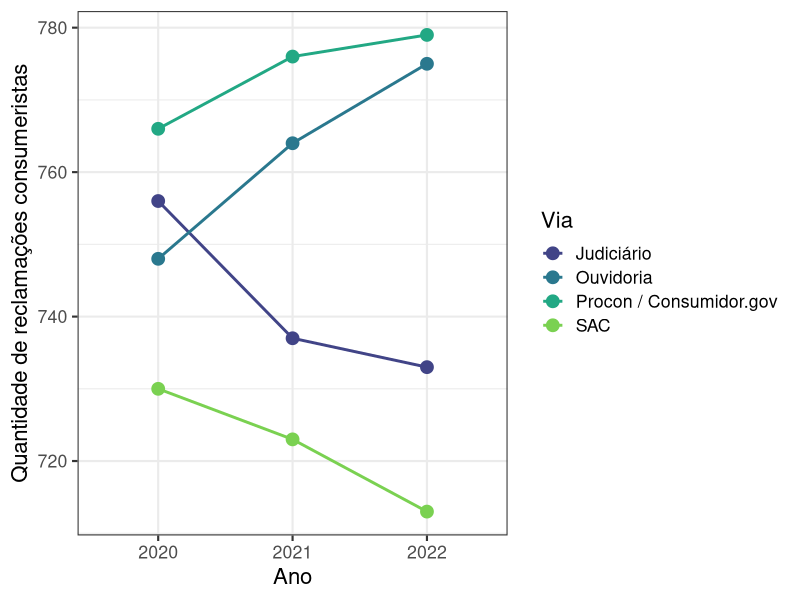
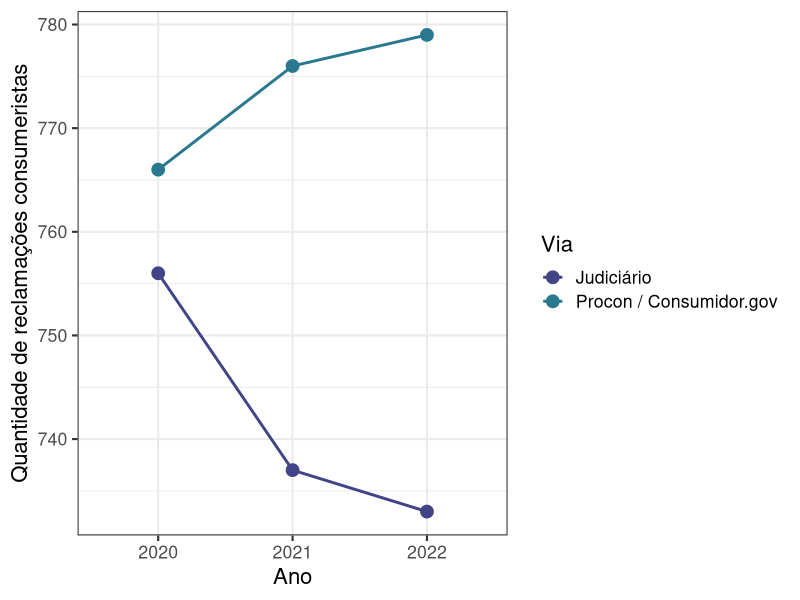

The R source for these figures, in order:
# dados -------------------------------------------------------------------

set.seed(18)
da_ts <- tibble::tibble(
  id = 1:3000,
  a_2020 = sample(c("Procon / Consumidor.gov", "SAC", "Judiciário", "Ouvidoria"), 3000, replace=TRUE),
  a_2021 =  sample(c("Procon / Consumidor.gov", "SAC", "Judiciário", "Ouvidoria"), 3000, replace=TRUE),
  a_2022 =  sample(c("Procon / Consumidor.gov", "SAC", "Judiciário", "Ouvidoria"), 3000, replace=TRUE),
) |>
  tidyr::pivot_longer(cols = dplyr::contains("a_"), names_to = "ano") |>
  dplyr::mutate(
    ano = stringr::str_extract(ano, "[0-9]+")
  ) |>
  dplyr::count(ano, value)

cores_abj <-  viridis::viridis(4, 1, .2, .8)


# time series completo ----------------------------------------------------
da_ts |>
  ggplot2::ggplot() +
  ggplot2::aes(x = ano, y = n, color = value, group = value) +
  ggplot2::geom_point(size = 4) +
  ggplot2::geom_line(size = 1) +
  ggplot2::scale_color_manual(values = cores_abj, name = "Via") +
  ggplot2::labs(
    y = "Quantidade de reclamações consumeristas",
    x = "Ano"
  ) +
  ggplot2::theme_bw(16)


# time series parcial ----------------------------------------------------
da_ts |>
  dplyr::filter(value %in% c("Judiciário", "Procon / Consumidor.gov")) |>
  ggplot2::ggplot() +
  ggplot2::aes(x = ano, y = n, color = value, group = value) +
  ggplot2::geom_point(size = 4) +
  ggplot2::geom_line(size = 1) +
  ggplot2::scale_color_manual(values = cores_abj, name = "Via") +
  ggplot2::labs(
    y = "Quantidade de reclamações consumeristas",
    x = "Ano"
  ) +
  ggplot2::theme_bw(16)

